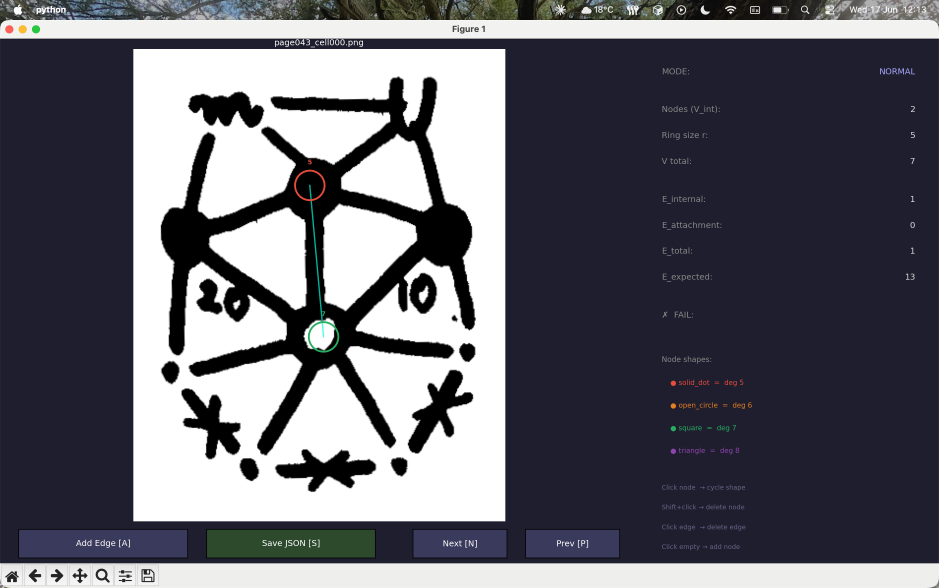
#> input picture img.png, 2816 x 1762 px (shown at 1/3 size)
$ python -i hitl_ui.py   (imports and definitions only)
#> lines starting #> are read from the running program, lines starting #| are printed output that depends on the picture; after the words box and inside, x2 and y2 are one past the last pixel; in counts of white or black regions, pixels touching at a corner belong together
#> in __init__, bgr is the input picture: shape (1762, 2816, 3); mean B, G, R 108.5, 99.7, 99.3
### src/node_detector.py
"""
Phase 2 — Node Detection

Detects and classifies nodes in a cropped Appel-Haken configuration image.

Node types (from CLAUDE.md):
    solid_dot   → degree 5  (large filled black disc)
    open_circle → degree 6  (hollow ring, white interior)
    square      → degree 7  (four-cornered blob)
    triangle    → degree 8+ (three-cornered blob)

Strategy:
    Solid dots are filled blobs — detected via connected components + circularity.
    Open circles are hollow rings — detected via Hough on the ring edge.
    Squares / triangles — detected via contour polygon approximation.

Usage:
    python node_detector.py crops/page043_cell002.png
    python node_detector.py crops/page043_cell002.png --debug
"""

import argparse
from dataclasses import dataclass
from pathlib import Path

import cv2
import numpy as np

# ---------------------------------------------------------------------------
# Tuning constants (calibrated at 600 DPI on ~370–560px-wide crops)
# ---------------------------------------------------------------------------

# Fraction of image height stripped from bottom to remove "CTL #N" label
LABEL_STRIP_FRAC = 0.18

# Adaptive threshold block sizes (should be odd)
BINARISE_BLOCK       = 31   # used for edge/open-circle features (fine detail)
SOLID_BINARISE_BLOCK = 61   # used for solid dot detection only — larger window
                             # prevents adaptive threshold from hollowing out large
                             # solid discs (block=31 makes their centres appear white)

# --- Solid dot detection via distance-transform local maxima ---
# At 600 DPI: edge half-width ~4–6 px (dist peak ~4–6), solid dot radius ~10–25 px
# (dist peak ~10–25).  Threshold at 10 px rejects thick-edge midpoints (dist ~8–9)
# while keeping genuine solid dots.  Fill ratio 0.65 further guards against
# elongated junction blobs that survive the distance threshold.
SOLID_MIN_DIST_PX  = 10.0   # minimum dist-transform value to qualify as a node centre
SOLID_FILL_MIN     = 0.65   # fill ratio within 0.3*r must exceed this
SOLID_LARGE_RADIUS = 14     # nodes with r >= this only need 1 outward ink direction
                             # (both edge arms may fall in a narrow angular range)

# --- Open circle (Hough ring) detection ---
# At 600 DPI, open circle rings have radius ~12–20px.
HOUGH_MIN_RADIUS = 10
HOUGH_MAX_RADIUS = 22
HOUGH_MIN_DIST = 28
HOUGH_THRESHOLD = 18
OPEN_MIN_CENTRE_INTENSITY = 160  # mean grayscale in centre must exceed this (0=black, 255=white)
OPEN_MIN_RING_INK = 0.45         # fraction of circumference at radius r that must be ink

# --- Square / triangle (polygon) detection ---
POLY_MIN_AREA = 400
POLY_MAX_AREA = 5_000
POLY_MAX_CIRCULARITY = 0.72    # below this → non-circular blob

# Proximity radius: skip a candidate if a previously found node is already near
PROXIMITY_PX = 25

DEGREE_MAP = {
    "solid_dot":   5,
    "open_circle": 6,
    "square":      7,
    "triangle":    8,
}


# ---------------------------------------------------------------------------
# Data type
# ---------------------------------------------------------------------------

@dataclass
class Node:
    """One detected vertex in a configuration crop.

    Attributes:
        x, y:    centre in crop pixel coordinates (600 DPI).
        radius:  marker radius in pixels (used for probe skip zones and UI).
        shape:   Heesch symbol: solid_dot | open_circle | square | triangle.
        degree:  specified degree implied by the shape (see DEGREE_MAP).
    """
    x: int
    y: int
    radius: int
    shape: str       # solid_dot | open_circle | square | triangle
    degree: int
    recovered: bool = False   # True if added by junction-guided recovery


# ---------------------------------------------------------------------------
# Image loading
# ---------------------------------------------------------------------------

def _load_denoised(image_path: str) -> np.ndarray:
    """Load, strip label row, and median-denoise. Returns denoised gray."""
#> called with image_path = '../img.png'
    gray = cv2.imread(image_path, cv2.IMREAD_GRAYSCALE)
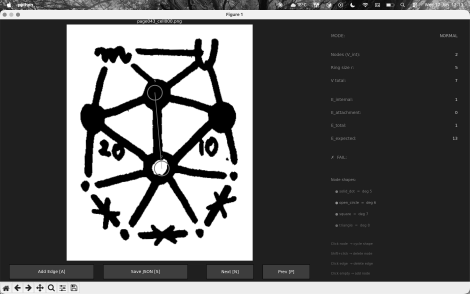
#> gray: shape (1762, 2816) (shown at 1/6 size); min 0, max 255, mean 100.1
    if gray is None:
        raise FileNotFoundError(f"Cannot read image: {image_path}")
    h = gray.shape[0]
    return cv2.medianBlur(gray[:h - int(h * LABEL_STRIP_FRAC), :], 3)
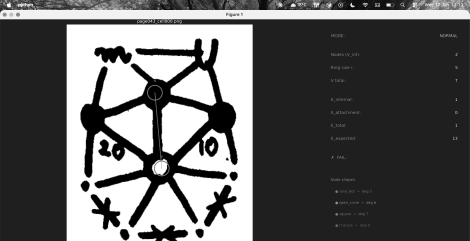
#> returned value: shape (1445, 2816) (shown at 1/6 size); min 0, max 255, mean 96.8


def _binarise(denoised: np.ndarray, block_size: int) -> np.ndarray:
    """Adaptive-threshold to an ink mask (ink=255, paper=0).

    block_size controls the Gaussian window: 31 preserves thin lines and
    open-circle rims; 61 keeps large solid discs filled (see
    SOLID_BINARISE_BLOCK comment above).
    """
#> called with block_size = 31
    return cv2.adaptiveThreshold(
        denoised, 255,
        cv2.ADAPTIVE_THRESH_GAUSSIAN_C,
        cv2.THRESH_BINARY_INV,
        blockSize=block_size, C=8,
    )
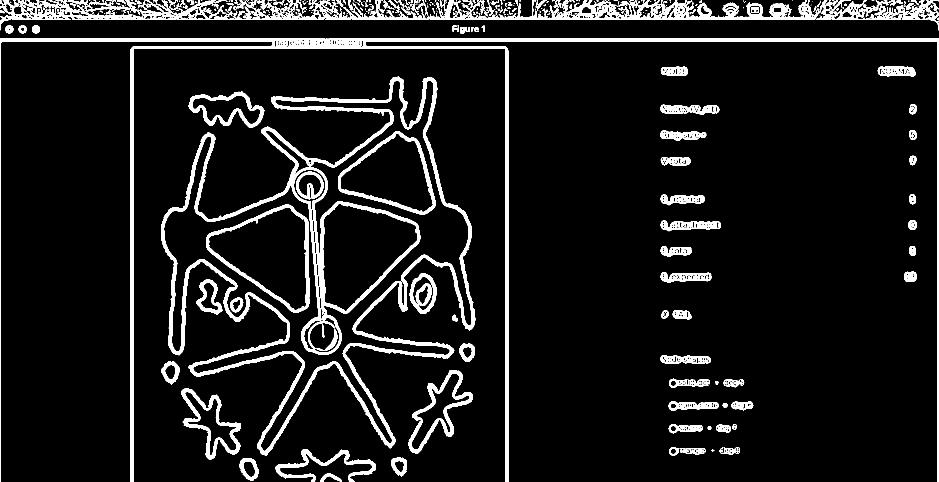
#> returned value: shape (1445, 2816) (shown at 1/3 size); 8.5% white; 540 white regions (273 under 20 px), largest, box (x1, y1, x2, y2) and area: (483, 230, 1427, 1366) 99163, (0, 116, 2816, 1445) 65361, (0, 0, 2816, 91) 61929


def load_binary(image_path: str) -> tuple[np.ndarray, np.ndarray]:
    """Return (denoised_gray, binary_inv) with the bottom label strip removed."""
    denoised = _load_denoised(image_path)
    return denoised, _binarise(denoised, BINARISE_BLOCK)
#> call 3 of _binarise, with block_size = 61
#> in _binarise (call 3), `return cv2.adaptiveThreshold( denoised, 255, cv2.ADAPTIVE_THRESH_GAUSS..`:
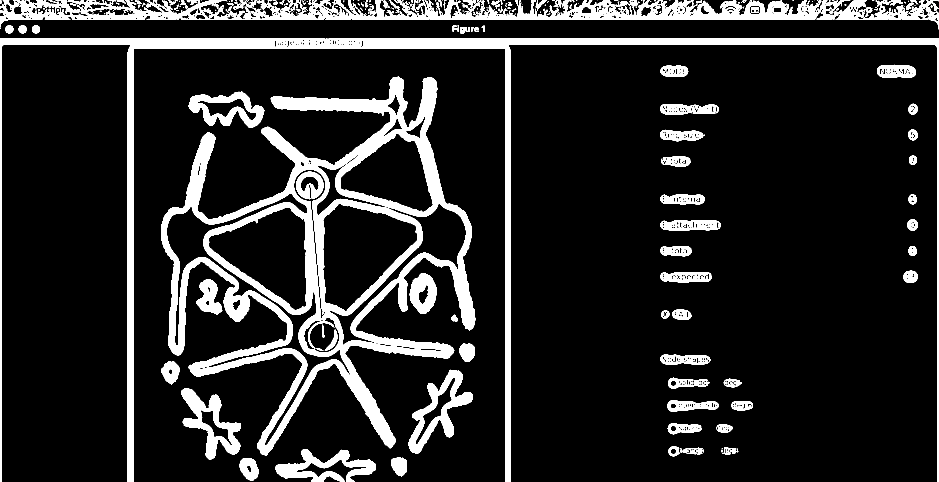
#> returned value: shape (1445, 2816) (shown at 1/3 size); 13.5% white; 413 white regions (208 under 20 px), largest, box (x1, y1, x2, y2) and area: (483, 230, 1427, 1366) 216336, (0, 116, 2816, 1445) 116142, (757, 0, 2816, 84) 61772


# ---------------------------------------------------------------------------
# Helpers
# ---------------------------------------------------------------------------

def _fill_ratio(binary_inv: np.ndarray, cx: int, cy: int, r: int,
                sample_frac: float | int = 0.70) -> float | int:
    """Fraction of pixels within sample_frac*r of (cx,cy) that are ink."""
    h, w = binary_inv.shape
    ys, xs = np.ogrid[:h, :w]
    mask = (xs - cx) ** 2 + (ys - cy) ** 2 <= (r * sample_frac) ** 2
    total = int(mask.sum())
    if total == 0:
        return 0.0
    return int(binary_inv[mask].sum() / 255) / total


def _near_any(cx: int, cy: int, nodes: list[Node], threshold: int = PROXIMITY_PX) -> bool:
    return any((cx - node.x) ** 2 + (cy - node.y) ** 2 < threshold ** 2 for node in nodes)


def _mean_intensity(gray: np.ndarray, cx: int, cy: int, r: int,
                    sample_frac: float | int = 0.4) -> float | int:
    """Mean grayscale value within sample_frac*r of (cx, cy). High = white/hollow centre."""
    h, w = gray.shape
    ys, xs = np.ogrid[:h, :w]
    mask = (xs - cx) ** 2 + (ys - cy) ** 2 <= (r * sample_frac) ** 2
    pixels = gray[mask]
    return float(pixels.mean()) if pixels.size else 255.0


def _ring_ink_density(binary_inv: np.ndarray, cx: int, cy: int, r: int,
                      n_angles: int = 24) -> float | int:
    """Fraction of circumference points at radius r that are ink.

    Real open circle nodes have their ring boundary as actual ink, so most
    sampled points hit the ring.  Hough false positives fitted to the white
    gap between spokes at a hub have white space between spoke directions,
    giving a low fraction.
    """
    angles = np.linspace(0.0, 2 * np.pi, n_angles, endpoint=False)
    xs = np.clip((cx + r * np.cos(angles)).astype(int), 0, binary_inv.shape[1] - 1)
    ys = np.clip((cy + r * np.sin(angles)).astype(int), 0, binary_inv.shape[0] - 1)
    return float((binary_inv[ys, xs] > 128).sum()) / n_angles


def _radial_ink_count(binary_inv: np.ndarray, cx: int, cy: int, r: int,
                      n_angles: int = 8, factor: float | int = 1.5) -> int:
    """Count how many of n_angles directions have ink at distance factor*r.

    Real nodes have edges attached, so several outward directions are ink.
    Annotation blobs sitting in an empty face have 0 ink at that distance.
    """
    sample_r = r * factor
    angles = np.linspace(0.0, 2 * np.pi, n_angles, endpoint=False)
    xs = np.clip((cx + sample_r * np.cos(angles)).astype(int), 0, binary_inv.shape[1] - 1)
    ys = np.clip((cy + sample_r * np.sin(angles)).astype(int), 0, binary_inv.shape[0] - 1)
    return int((binary_inv[ys, xs] > 128).sum())


# ---------------------------------------------------------------------------
# Step 1 — Solid dot detection (distance-transform local maxima)
# ---------------------------------------------------------------------------

def detect_solid_dots(binary_inv: np.ndarray,
                       binary_inv_solid: np.ndarray) -> list[Node]:
    """
    Each foreground pixel's distance-transform value = distance to the nearest
    background pixel.  At the centre of a solid dot (~10–25 px radius at
    600 DPI) this value is ~10–25 px; at an edge midpoint (~4–6 px half-width)
    it is ~4–6 px.

    binary_inv_solid (block=61) is used for the distance transform and fill
    check — it correctly fills large solid discs that block=31 hollows out.
    binary_inv (block=31) is used for the radial ink count — it has better
    resolution for thin edge lines.
    """
    close_k = cv2.getStructuringElement(cv2.MORPH_ELLIPSE, (9, 9))
    closed = cv2.morphologyEx(binary_inv_solid, cv2.MORPH_CLOSE, close_k)
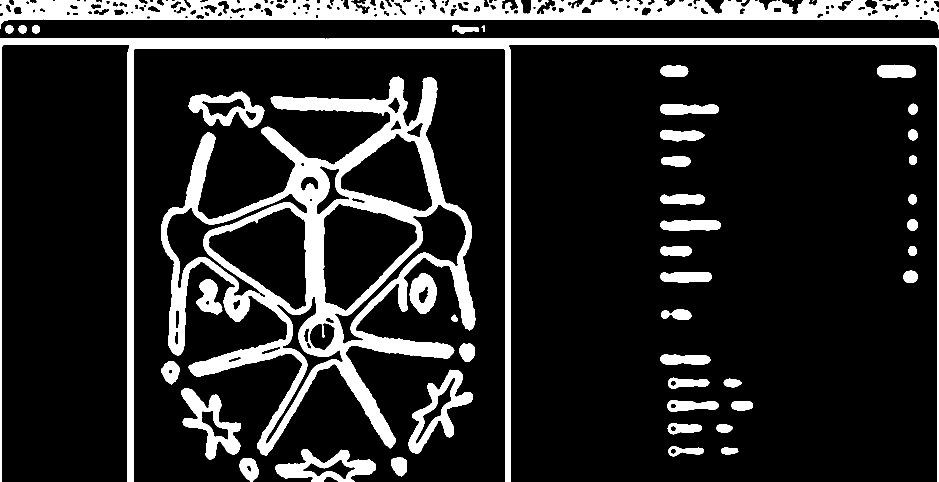
#> closed: shape (1445, 2816) (shown at 1/3 size); 15.2% white; 59 white regions (14 under 20 px), largest, box (x1, y1, x2, y2) and area: (483, 230, 1427, 1366) 233712, (0, 0, 2816, 88) 130706, (0, 116, 2816, 1445) 121146
    dist = cv2.distanceTransform(closed, cv2.DIST_L2, 5)
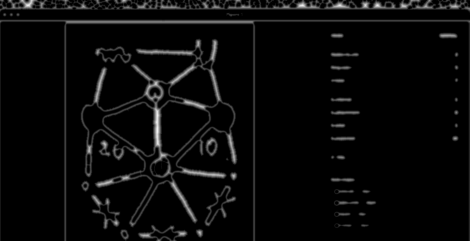
#> dist: shape (1445, 2816) float32 (shown at 1/6 size); min 0, max 28.39, mean 1; drawn with min black and max white

    ksize = PROXIMITY_PX * 2 + 1
    kernel = cv2.getStructuringElement(cv2.MORPH_ELLIPSE, (ksize, ksize))
    local_max = cv2.dilate(dist, kernel)
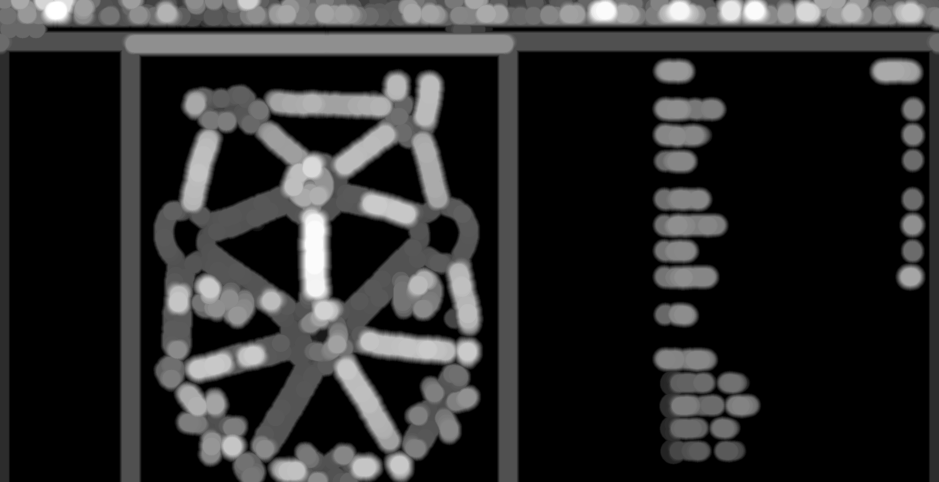
#> local_max: shape (1445, 2816) float32 (shown at 1/3 size); min 0, max 28.39, mean 4.9; drawn with min black and max white
    peak_mask = (
        (dist >= local_max - 0.5) & (dist >= SOLID_MIN_DIST_PX)
    ).astype(np.uint8)
#> peak_mask: shape (1445, 2816); values 0 (black) and 1 (white), 0.08% white in thin lines or dots

    num, labels, _, _ = cv2.connectedComponentsWithStats(peak_mask)
#> labels: shape (1445, 2816) int32; 353 distinct labels, from 0 to 352
#> (the rest of the program and of its run is left out)
